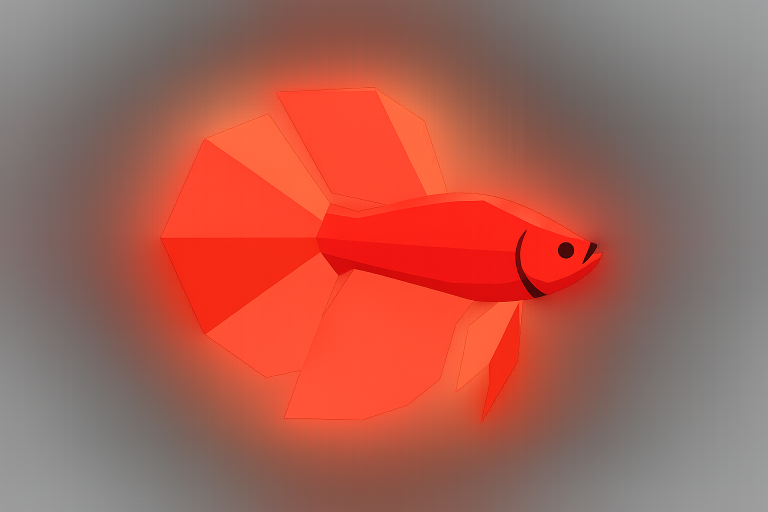
#> input picture base_fish.png, 1536 x 1024 px (shown at 1/2 size)
$ python -i make_10_fish.py   (imports and definitions only)   (Python 2 division)
#> lines starting #> are read from the running program, lines starting #| are printed output that depends on the picture
import os
import sys
import json
import uuid
import time
import random
import io

import requests
import cv2
import numpy as np
from PIL import Image
from rembg import remove, new_session


# ============================================================
# 설정
# ============================================================

CANVAS_WIDTH = 1536
CANVAS_HEIGHT = 1024
MARGIN = 45

COMFY_URL = os.getenv("COMFY_URL", "http://127.0.0.1:8188")

WORKFLOW_PATH = os.getenv(
    "FISH_WORKFLOW",
    os.path.join(os.path.dirname(__file__), "fish_img2img_api.json")
)

INPUT_PATH = sys.argv[1] if len(sys.argv) > 1 else "base_fish.png"
OUT_DIR = sys.argv[2] if len(sys.argv) > 2 else "fish_10_candidates"

# 기존에 성공했던 값
STEPS = 20
CFG = 8
DENOISE_HIGH = 0.55
DENOISE_PIXEL = 0.58

STYLES = [
    ("01_classic", "Classic Betta", "high_quality"),
    ("02_halfmoon", "Halfmoon Betta", "high_quality"),
    ("03_fantasy", "Fantasy Betta", "high_quality"),

    ("04_lowpoly_angular", "Low Poly Angular", "lowpoly"),
    ("05_lowpoly_faceted", "Low Poly Faceted", "lowpoly"),

    ("06_pixel_classic", "Pixel Classic Betta", "pixel"),
    ("07_pixel_long_fin", "Pixel Long Fin Betta", "pixel"),
    ("08_pixel_crowntail", "Pixel Crowntail Betta", "pixel"),

    ("09_silhouette", "Silhouette Vector", "silhouette"),
    ("10_silhouette_fin", "Silhouette Vector Fin", "silhouette"),
]


# ============================================================
# 프롬프트
# ============================================================

# [222 lines left out: functions build_prompt, check_comfyui, upload_image, not called in this run]


def load_workflow():
    with open(WORKFLOW_PATH, "r", encoding="utf-8") as f:
        return json.load(f)


# [184 lines left out: functions prepare_workflow, queue_prompt, wait_for_result, download_result, not called in this run]


# ============================================================
# rembg 세션
# ============================================================

# [1 line that did not run here, left out]


# ============================================================
# 이미지 후처리
# ============================================================

def remove_background(image):
    print("[처리] 배경 제거 중...")

    # ComfyUI에서 생성된 1024x1024 이미지를
    # 배경 제거 전에 512x512로 축소하여 메모리 사용량 감소
    background_input = image.resize(
        (512, 512),
        Image.Resampling.LANCZOS
    ).convert("RGBA")

    input_bytes = io.BytesIO()

    try:
        background_input.save(
            input_bytes,
            format="PNG"
        )

        output_bytes = remove(
            input_bytes.getvalue(),
            session=REMBG_SESSION
        )

    finally:
        background_input.close()
        input_bytes.close()

    result = Image.open(
        io.BytesIO(output_bytes)
    ).convert("RGBA")

    return result


# [220 lines left out: functions clean_alpha, crop_to_fish, fit_to_canvas, make_pixel_art, process_generated_image, save_image and 1 more, not called in this run]


# [2 lines not run here, left out]

>>> import cv2
>>> picture = cv2.imread('base_fish.png', cv2.IMREAD_GRAYSCALE)
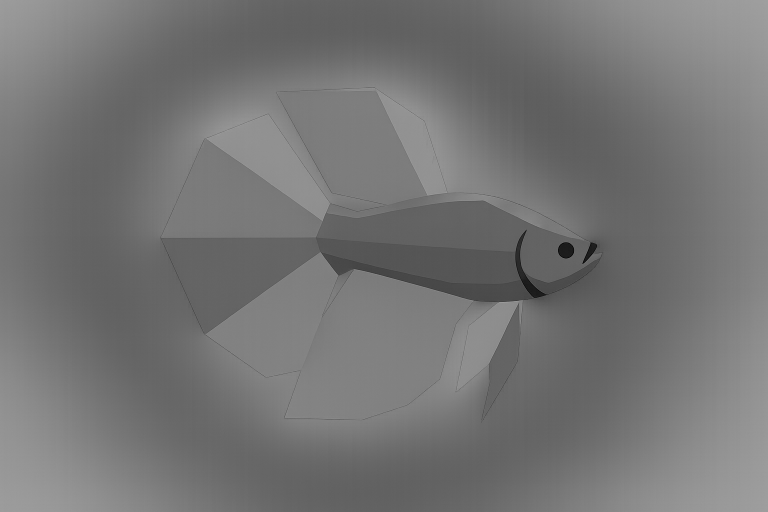
#> picture: shape (1024, 1536) (shown at 1/2 size); min 0, max 169, mean 116.4
#> (the run stopped early here; a loop or call above may not have finished)
